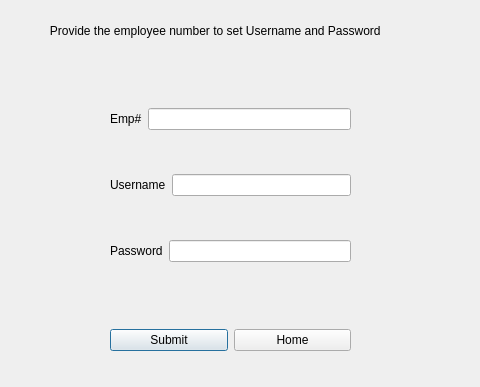
<?xml version="1.0" encoding="UTF-8"?>
<ui version="4.0">
 <class>CreateLogin</class>
 <widget class="QDialog" name="CreateLogin">
  <property name="geometry">
   <rect>
    <x>0</x>
    <y>0</y>
    <width>480</width>
    <height>387</height>
   </rect>
  </property>
  <property name="windowTitle">
   <string>Dialog</string>
  </property>
  <widget class="QLabel" name="label_4">
   <property name="geometry">
    <rect>
     <x>40</x>
     <y>0</y>
     <width>421</width>
     <height>61</height>
    </rect>
   </property>
   <property name="text">
    <string>   Provide the employee number to set Username and Password</string>
   </property>
  </widget>
  <widget class="QWidget" name="">
   <property name="geometry">
    <rect>
     <x>110</x>
     <y>70</y>
     <width>241</width>
     <height>231</height>
    </rect>
   </property>
   <layout class="QVBoxLayout" name="verticalLayout">
    <item>
     <layout class="QHBoxLayout" name="horizontalLayout">
      <item>
       <widget class="QLabel" name="label">
        <property name="text">
         <string>Emp#</string>
        </property>
       </widget>
      </item>
      <item>
       <widget class="QLineEdit" name="lineEditEmpNum"/>
      </item>
     </layout>
    </item>
    <item>
     <layout class="QHBoxLayout" name="horizontalLayout_2">
      <item>
       <widget class="QLabel" name="label_2">
        <property name="text">
         <string>Username</string>
        </property>
       </widget>
      </item>
      <item>
       <widget class="QLineEdit" name="lineEditUsername"/>
      </item>
     </layout>
    </item>
    <item>
     <layout class="QHBoxLayout" name="horizontalLayout_3">
      <item>
       <widget class="QLabel" name="label_3">
        <property name="text">
         <string>Password</string>
        </property>
       </widget>
      </item>
      <item>
       <widget class="QLineEdit" name="lineEditPassw"/>
      </item>
     </layout>
    </item>
   </layout>
  </widget>
  <widget class="QWidget" name="">
   <property name="geometry">
    <rect>
     <x>110</x>
     <y>310</y>
     <width>241</width>
     <height>61</height>
    </rect>
   </property>
   <layout class="QHBoxLayout" name="horizontalLayout_4">
    <item>
     <widget class="QPushButton" name="btnSumbit">
      <property name="text">
       <string>Submit</string>
      </property>
     </widget>
    </item>
    <item>
     <widget class="QPushButton" name="btnHome">
      <property name="text">
       <string>Home</string>
      </property>
     </widget>
    </item>
   </layout>
  </widget>
 </widget>
 <resources/>
 <connections/>
</ui>
